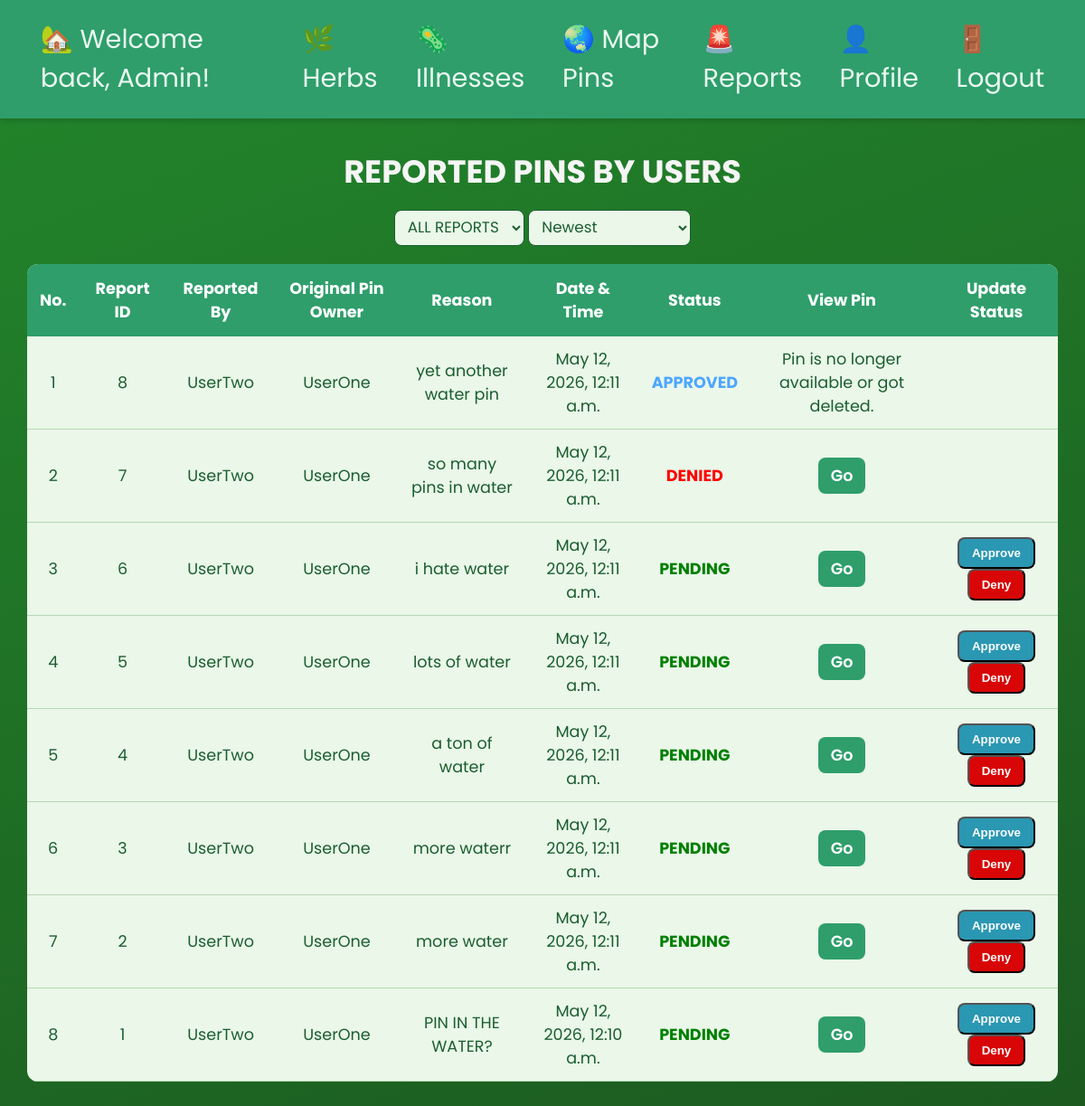
The app's page /reports/ (signed in) with its own data.
### app_reports/models.py (models this page shows, shortened)
class PinReport(models.Model):
    STATUS_CHOICES = [
        ('PENDING', 'Pending'),
        ('APPROVED', 'Approved'),
        ('DENIED', 'Denied'),
    ]
    reported_pin = models.ForeignKey(
        HerbPin,
        on_delete=models.SET_NULL,
        null=True,
        blank=True,
        related_name='reports'
    )
    original_pin_owner = models.CharField(
    max_length=150,
    blank=True
    )
    reported_by = models.ForeignKey(
        User,
        on_delete=models.CASCADE,
        related_name='submitted_reports'
    )
    reason = models.TextField(max_length=250)
    status = models.CharField(
        max_length=20,
        choices=STATUS_CHOICES,
        default='PENDING'
    )
    created_at = models.DateTimeField(auto_now_add=True)

### app_reports/views.py (the view)
@login_required
def report_list(request):
    if not request.user.is_superuser:
        return redirect('/')
    reports = PinReport.objects.select_related(
        'reported_pin',
        'reported_pin__user',
        'reported_by'
    )
    status_filter = request.GET.get('status', '')
    if status_filter:
        reports = reports.filter(status=status_filter)
    sort = request.GET.get('sort', 'newest')
    if sort == 'oldest':
        reports = reports.order_by('created_at')
    elif sort == 'id_asc':
        reports = reports.order_by('id')
    elif sort == 'id_desc':
        reports = reports.order_by('-id')
    else:
        reports = reports.order_by('-created_at')
    return render(request, 'reports/report_list.html', {
        'reports': reports,
        'status_filter': status_filter,
        'sort': sort,
    })

### app_reports/templates/reports/report_list.html (shortened to what this page needs)
{% extends 'layout.html' %}
{% block content %}
<section class="reports-section">
    <h1>REPORTED PINS BY USERS</h1>
    <form method="get" style="margin-bottom:20px;">
        <select id="report-select" name="status" onchange="this.form.submit()">
            <option value="">ALL REPORTS</option>
        </select>
        <select name="sort" id="filter-dropdown" onchange="this.form.submit()">
            <option value="newest" {% if sort == 'newest' %}selected{% endif %}>
                Newest
            </option>
        </select>
    </form>
    <table class="reports-table">
        <thead>
            <tr>
                <th>No.</th>
                <th>Report ID</th>
                <th>Reported By</th>
                <th>Original Pin Owner</th>
                <th>Reason</th>
                <th>Date & Time</th>
                <th>Status</th>
                <th>View Pin</th>
                <th>Update Status</th>
            </tr>
        </thead>
        <tbody>
            {% for report in reports %}
            <tr>
                <td>{{ forloop.counter }}</td>
                <td>{{ report.id }}</td>
                <td>{{ report.reported_by.username }}</td>
                <td>
                    {{ report.original_pin_owner|default:"N/A" }}
                </td>
                <td>{{ report.reason }}</td>
                <td>{{ report.created_at }}</td>
                <td>
                    <span class="
                        {% if report.status == 'PENDING' %}
                            status-pending
                        {% elif report.status == 'APPROVED' %}
                            status-approved
                        {% elif report.status == 'DENIED' %}
                            status-denied
                        {% endif %}
                    ">
                        {{ report.status }}
                    </span>
                </td>
                <td>
                    {% if report.reported_pin %}
                    <a href="/map?pin={{ report.reported_pin.id }}"
                    class="view-pin-btn">
                        Go
                    </a>
                    {% else %}
                    <span>
                        Pin is no longer available or got deleted.
                    </span>
                    {% endif %}
                </td>
                <td>
                    {% if report.status == 'PENDING' %}
                        <form method="post"
                            action="{% url 'reports:update_report_status' report.id 'APPROVED' %}"
                            style="display:inline;">
                            <button type="submit" class="approve-btn">
                                Approve
                            </button>
                        </form>
                        <form method="post"
                            action="{% url 'reports:update_report_status' report.id 'DENIED' %}"
                            style="display:inline;">
                            <button type="submit" class="deny-btn">
                                Deny
                            </button>
                        </form>
                    {% endif %}
                </td>
            </tr>
            {% empty %}
            <tr>
                <td colspan="7">
                    No reports found.
                </td>
            </tr>
            {% endfor %}
        </tbody>
    </table>
</section>
{% endblock %}

### templates/layout.html (shortened to what this page needs)
<!DOCTYPE html>
{% load static %}
<html lang="en">
    <link rel="stylesheet" href="{% static 'css/styles.css' %}">
    <link rel="stylesheet" href="https://unpkg.com/leaflet@1.9.4/dist/leaflet.css"/>
</head>
<body>
    <nav>
        {% if user.is_authenticated %}
            <a href="/" title="Home Page" aria-label="Home Page">🏡 Welcome back, {{ user.username}}!</a>
        {% else %}
            <a href="/" title="Home Page" aria-label="Home Page">🏡 Home</a>
        {% endif %}
        <a href="{% url 'herbs:herbs_list' %}" title="Herbs List" aria-label="Herbs List">🌿 Herbs</a>
        <a href="{% url 'illnesses:illnesses_list' %}" title="Illnesses List" aria-label="Illnesses List">🦠 Illnesses</a>
        <a href="/map" title="Map" aria-label="Map">🌏 Map Pins</a>
        {% if user.is_authenticated %}
            {% if user.is_superuser %}
            <a href="{% url 'reports:report_list' %}">
                🚨 Reports
            </a>
            {% endif %}
            <a href="{% url 'users:profile' %}" title="Profile Page" aria-label="Profile Page">👤 Profile</a>
            <a href="{% url 'users:logout' %}" class="logout-link" title="Logout" aria-label="Logout">🚪 Logout</a>
        {% else %}
            <a href="{% url 'users:login' %}" title="Login" aria-label="Login">🔑 Login</a>
            <a href="{% url 'users:register' %}" title="Register" aria-label="Register">📝 Register</a>
        {% endif %}
    </nav>
    <main>
        {% block content %}
        {% endblock %}
    </main>
</body>
</html>

### static/css/styles.css (style rules this page uses)
* { margin: 0; padding: 0; box-sizing: border-box; }
html { scroll-behavior: smooth; }
body { min-height: 100vh; background: linear-gradient(160deg, rgb(34, 134, 43), rgb(28, 90, 32)); color: #f5f5f5; font-family: "Poppins", Arial, sans-serif; font-size: 1.1rem; display: flex; flex-direction: column; }
nav { background-color: #2f9e6b; color: white; font-size: 1.8rem; padding: 1rem 2rem; display: flex; justify-content: center; align-items: center; gap: 1rem; box-shadow: 0 3px 6px rgba(0, 0, 0, 0.15); position: sticky; top: 0; z-index: 100; }
nav a { color: #e9f9f0; text-decoration: none; display: inline-flex; align-items: center; gap: 0.4rem; padding: 0.4rem 0.8rem; border-radius: 8px; transition: all 0.2s ease; }
main { display: grid; place-content: center; text-align: center; }
h1 { font-size: 2.2rem; margin-bottom: 1rem; }
a { color: #27a05b; text-decoration: none; transition: opacity 0.2s ease; }
#filter-herb, #filter-user, #herb-select, #report-select, #filter-dropdown, #clear-logs { font-family: "Poppins", Arial, sans-serif; font-size: 1.05rem; color: #1b5e30; padding: 6px 10px; border-radius: 8px; border: 1.5px solid #1b5e30; background-color: #eaf7e9; transition: all 0.2s ease; }
.reports-section { width: 95%; margin: 2rem auto; text-align: center; }
.reports-table { width: 100%; border-collapse: collapse; background-color: #eaf7e9; color: #1b5e30; border-radius: 12px; overflow: hidden; }
.reports-table th { background-color: #2f9e6b; color: white; padding: 14px; }
.reports-table td { padding: 12px; border-bottom: 1px solid #b7d8b5; }
.view-pin-btn { background-color: #2f9e6b; color: white; padding: 8px 14px; border-radius: 8px; font-weight: 600; }
.approve-btn { background-color: #2a97b3; color: white; padding: 8px 14px; border-radius: 8px; font-weight: 600; }
.deny-btn { background-color: #d80606; color: white; padding: 8px 14px; border-radius: 8px; font-weight: 600; }
.status-pending { color: green; font-weight: bold; }
.status-approved { color: #4da6ff; font-weight: bold; }
.status-denied { color: red; font-weight: bold; }

### records on screen
PinReport: id "8", reported_by.username "UserTwo", original_pin_owner "UserOne", reason "yet another water pin", created_at "May 12, 2026, 12:11 a.m.", status "APPROVED", shows "Pin is no longer available or got deleted."
PinReport: id "7", reported_by.username "UserTwo", original_pin_owner "UserOne", reason "so many pins in water", created_at "May 12, 2026, 12:11 a.m.", status "DENIED"
PinReport: id "6", reported_by.username "UserTwo", original_pin_owner "UserOne", reason "i hate water", created_at "May 12, 2026, 12:11 a.m.", status "PENDING", shows "Approve"
PinReport: id "5", reported_by.username "UserTwo", original_pin_owner "UserOne", reason "lots of water", created_at "May 12, 2026, 12:11 a.m.", status "PENDING", shows "Approve"
PinReport: id "4", reported_by.username "UserTwo", original_pin_owner "UserOne", reason "a ton of water", created_at "May 12, 2026, 12:11 a.m.", status "PENDING", shows "Approve"
PinReport: id "3", reported_by.username "UserTwo", original_pin_owner "UserOne", reason "more waterr", created_at "May 12, 2026, 12:11 a.m.", status "PENDING", shows "Approve"
PinReport: id "2", reported_by.username "UserTwo", original_pin_owner "UserOne", reason "more water", created_at "May 12, 2026, 12:11 a.m.", status "PENDING", shows "Approve"
PinReport: id "1", reported_by.username "UserTwo", original_pin_owner "UserOne", reason "PIN IN THE WATER?", created_at "May 12, 2026, 12:10 a.m.", status "PENDING", shows "Approve"

### other values on screen
{{ user.username }} "Admin"
